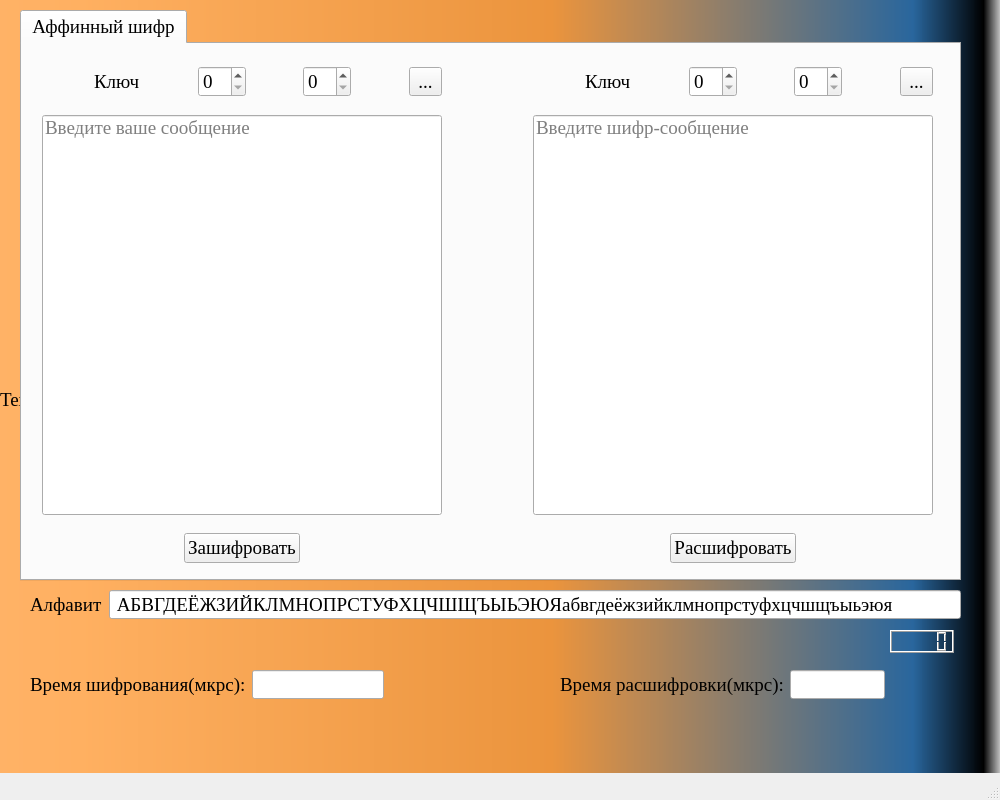
<?xml version="1.0" encoding="UTF-8"?>
<ui version="4.0">
 <class>MainWindow</class>
 <widget class="QMainWindow" name="MainWindow">
  <property name="geometry">
   <rect>
    <x>0</x>
    <y>0</y>
    <width>1000</width>
    <height>800</height>
   </rect>
  </property>
  <property name="font">
   <font>
    <family>Times New Roman</family>
    <pointsize>14</pointsize>
   </font>
  </property>
  <property name="windowTitle">
   <string>MainWindow</string>
  </property>
  <widget class="QWidget" name="centralwidget">
   <widget class="QLabel" name="label">
    <property name="geometry">
     <rect>
      <x>0</x>
      <y>0</y>
      <width>1000</width>
      <height>800</height>
     </rect>
    </property>
    <property name="styleSheet">
     <string notr="true">background-color: qlineargradient(spread:pad, x1:0, y1:0, x2:1, y2:0, stop:0 rgba(255, 178, 102, 255), stop:0.55 rgba(235, 148, 61, 255), stop:0.98 rgba(0, 0, 0, 255), stop:1 rgba(0, 0, 0, 0));
background-color: qlineargradient(spread:pad, x1:0, y1:0, x2:1, y2:0, stop:0 rgba(255, 178, 102, 255), stop:0.0795455 rgba(255, 176, 97, 255), stop:0.55 rgba(235, 148, 61, 255), stop:0.909091 rgba(41, 102, 157, 255), stop:0.98 rgba(0, 0, 0, 255), stop:1 rgba(0, 0, 0, 0));</string>
    </property>
    <property name="text">
     <string>TextLabel</string>
    </property>
   </widget>
   <widget class="QTabWidget" name="tabWidget">
    <property name="geometry">
     <rect>
      <x>20</x>
      <y>10</y>
      <width>941</width>
      <height>571</height>
     </rect>
    </property>
    <property name="currentIndex">
     <number>0</number>
    </property>
    <widget class="QWidget" name="tab_2">
     <attribute name="title">
      <string>Аффинный шифр</string>
     </attribute>
     <widget class="QWidget" name="layoutWidget">
      <property name="geometry">
       <rect>
        <x>20</x>
        <y>10</y>
        <width>891</width>
        <height>521</height>
       </rect>
      </property>
      <layout class="QHBoxLayout" name="horizontalLayout_6">
       <item>
        <layout class="QVBoxLayout" name="verticalLayout">
         <item>
          <layout class="QHBoxLayout" name="horizontalLayout_4">
           <item>
            <spacer name="horizontalSpacer_5">
             <property name="orientation">
              <enum>Qt::Horizontal</enum>
             </property>
             <property name="sizeHint" stdset="0">
              <size>
               <width>40</width>
               <height>20</height>
              </size>
             </property>
            </spacer>
           </item>
           <item>
            <widget class="QLabel" name="label_3">
             <property name="text">
              <string>Ключ</string>
             </property>
            </widget>
           </item>
           <item>
            <spacer name="horizontalSpacer_6">
             <property name="orientation">
              <enum>Qt::Horizontal</enum>
             </property>
             <property name="sizeHint" stdset="0">
              <size>
               <width>40</width>
               <height>20</height>
              </size>
             </property>
            </spacer>
           </item>
           <item>
            <widget class="QSpinBox" name="spinBox"/>
           </item>
           <item>
            <spacer name="horizontalSpacer_7">
             <property name="orientation">
              <enum>Qt::Horizontal</enum>
             </property>
             <property name="sizeHint" stdset="0">
              <size>
               <width>40</width>
               <height>20</height>
              </size>
             </property>
            </spacer>
           </item>
           <item>
            <widget class="QSpinBox" name="spinBox_2"/>
           </item>
           <item>
            <spacer name="horizontalSpacer_8">
             <property name="orientation">
              <enum>Qt::Horizontal</enum>
             </property>
             <property name="sizeHint" stdset="0">
              <size>
               <width>40</width>
               <height>20</height>
              </size>
             </property>
            </spacer>
           </item>
           <item>
            <widget class="QToolButton" name="aff_cl_in">
             <property name="text">
              <string>...</string>
             </property>
             <property name="icon">
              <iconset>
               <normaloff>../152370.png</normaloff>../152370.png</iconset>
             </property>
            </widget>
           </item>
          </layout>
         </item>
         <item>
          <widget class="QLineEdit" name="aff_in">
           <property name="minimumSize">
            <size>
             <width>400</width>
             <height>400</height>
            </size>
           </property>
           <property name="alignment">
            <set>Qt::AlignLeading|Qt::AlignLeft|Qt::AlignTop</set>
           </property>
           <property name="placeholderText">
            <string>Введите ваше сообщение</string>
           </property>
          </widget>
         </item>
         <item>
          <layout class="QHBoxLayout" name="horizontalLayout_2">
           <item>
            <spacer name="horizontalSpacer">
             <property name="orientation">
              <enum>Qt::Horizontal</enum>
             </property>
             <property name="sizeHint" stdset="0">
              <size>
               <width>40</width>
               <height>20</height>
              </size>
             </property>
            </spacer>
           </item>
           <item>
            <widget class="QPushButton" name="pushButton">
             <property name="text">
              <string>Зашифровать</string>
             </property>
            </widget>
           </item>
           <item>
            <spacer name="horizontalSpacer_2">
             <property name="orientation">
              <enum>Qt::Horizontal</enum>
             </property>
             <property name="sizeHint" stdset="0">
              <size>
               <width>40</width>
               <height>20</height>
              </size>
             </property>
            </spacer>
           </item>
          </layout>
         </item>
        </layout>
       </item>
       <item>
        <spacer name="horizontalSpacer_13">
         <property name="orientation">
          <enum>Qt::Horizontal</enum>
         </property>
         <property name="sizeHint" stdset="0">
          <size>
           <width>40</width>
           <height>20</height>
          </size>
         </property>
        </spacer>
       </item>
       <item>
        <layout class="QVBoxLayout" name="verticalLayout_2">
         <item>
          <layout class="QHBoxLayout" name="horizontalLayout_5">
           <item>
            <spacer name="horizontalSpacer_9">
             <property name="orientation">
              <enum>Qt::Horizontal</enum>
             </property>
             <property name="sizeHint" stdset="0">
              <size>
               <width>40</width>
               <height>20</height>
              </size>
             </property>
            </spacer>
           </item>
           <item>
            <widget class="QLabel" name="label_4">
             <property name="text">
              <string>Ключ</string>
             </property>
            </widget>
           </item>
           <item>
            <spacer name="horizontalSpacer_10">
             <property name="orientation">
              <enum>Qt::Horizontal</enum>
             </property>
             <property name="sizeHint" stdset="0">
              <size>
               <width>40</width>
               <height>20</height>
              </size>
             </property>
            </spacer>
           </item>
           <item>
            <widget class="QSpinBox" name="spinBox_3"/>
           </item>
           <item>
            <spacer name="horizontalSpacer_11">
             <property name="orientation">
              <enum>Qt::Horizontal</enum>
             </property>
             <property name="sizeHint" stdset="0">
              <size>
               <width>40</width>
               <height>20</height>
              </size>
             </property>
            </spacer>
           </item>
           <item>
            <widget class="QSpinBox" name="spinBox_4"/>
           </item>
           <item>
            <spacer name="horizontalSpacer_12">
             <property name="orientation">
              <enum>Qt::Horizontal</enum>
             </property>
             <property name="sizeHint" stdset="0">
              <size>
               <width>40</width>
               <height>20</height>
              </size>
             </property>
            </spacer>
           </item>
           <item>
            <widget class="QToolButton" name="aff_cl_out">
             <property name="text">
              <string>...</string>
             </property>
             <property name="icon">
              <iconset>
               <normaloff>../152370.png</normaloff>../152370.png</iconset>
             </property>
            </widget>
           </item>
          </layout>
         </item>
         <item>
          <widget class="QLineEdit" name="aff_ou">
           <property name="minimumSize">
            <size>
             <width>400</width>
             <height>400</height>
            </size>
           </property>
           <property name="alignment">
            <set>Qt::AlignLeading|Qt::AlignLeft|Qt::AlignTop</set>
           </property>
           <property name="placeholderText">
            <string>Введите шифр-сообщение</string>
           </property>
          </widget>
         </item>
         <item>
          <layout class="QHBoxLayout" name="horizontalLayout_3">
           <item>
            <spacer name="horizontalSpacer_3">
             <property name="orientation">
              <enum>Qt::Horizontal</enum>
             </property>
             <property name="sizeHint" stdset="0">
              <size>
               <width>40</width>
               <height>20</height>
              </size>
             </property>
            </spacer>
           </item>
           <item>
            <widget class="QPushButton" name="pushButton_2">
             <property name="text">
              <string>Расшифровать</string>
             </property>
            </widget>
           </item>
           <item>
            <spacer name="horizontalSpacer_4">
             <property name="orientation">
              <enum>Qt::Horizontal</enum>
             </property>
             <property name="sizeHint" stdset="0">
              <size>
               <width>40</width>
               <height>20</height>
              </size>
             </property>
            </spacer>
           </item>
          </layout>
         </item>
        </layout>
       </item>
      </layout>
     </widget>
    </widget>
   </widget>
   <widget class="QLCDNumber" name="lcdNumber">
    <property name="geometry">
     <rect>
      <x>890</x>
      <y>630</y>
      <width>64</width>
      <height>23</height>
     </rect>
    </property>
   </widget>
   <widget class="QWidget" name="layoutWidget">
    <property name="geometry">
     <rect>
      <x>30</x>
      <y>590</y>
      <width>931</width>
      <height>29</height>
     </rect>
    </property>
    <layout class="QHBoxLayout" name="horizontalLayout">
     <item>
      <widget class="QLabel" name="label_2">
       <property name="text">
        <string>Алфавит</string>
       </property>
      </widget>
     </item>
     <item>
      <widget class="QLineEdit" name="alphabet">
       <property name="text">
        <string> АБВГДЕЁЖЗИЙКЛМНОПРСТУФХЦЧШЩЪЫЬЭЮЯабвгдеёжзийклмнопрстуфхцчшщъыьэюя</string>
       </property>
      </widget>
     </item>
    </layout>
   </widget>
   <widget class="QWidget" name="layoutWidget">
    <property name="geometry">
     <rect>
      <x>30</x>
      <y>670</y>
      <width>354</width>
      <height>29</height>
     </rect>
    </property>
    <layout class="QHBoxLayout" name="horizontalLayout_7">
     <item>
      <widget class="QLabel" name="label_5">
       <property name="text">
        <string>Время шифрования(мкрс):</string>
       </property>
      </widget>
     </item>
     <item>
      <widget class="QLineEdit" name="aff_time"/>
     </item>
    </layout>
   </widget>
   <widget class="QWidget" name="">
    <property name="geometry">
     <rect>
      <x>560</x>
      <y>670</y>
      <width>325</width>
      <height>29</height>
     </rect>
    </property>
    <layout class="QHBoxLayout" name="horizontalLayout_8">
     <item>
      <widget class="QLabel" name="label_6">
       <property name="text">
        <string>Время расшифровки(мкрс):</string>
       </property>
      </widget>
     </item>
     <item>
      <widget class="QLineEdit" name="lineEdit"/>
     </item>
    </layout>
   </widget>
  </widget>
  <widget class="QMenuBar" name="menubar">
   <property name="geometry">
    <rect>
     <x>0</x>
     <y>0</y>
     <width>1000</width>
     <height>28</height>
    </rect>
   </property>
  </widget>
  <widget class="QStatusBar" name="statusbar"/>
 </widget>
 <resources/>
 <connections/>
</ui>
